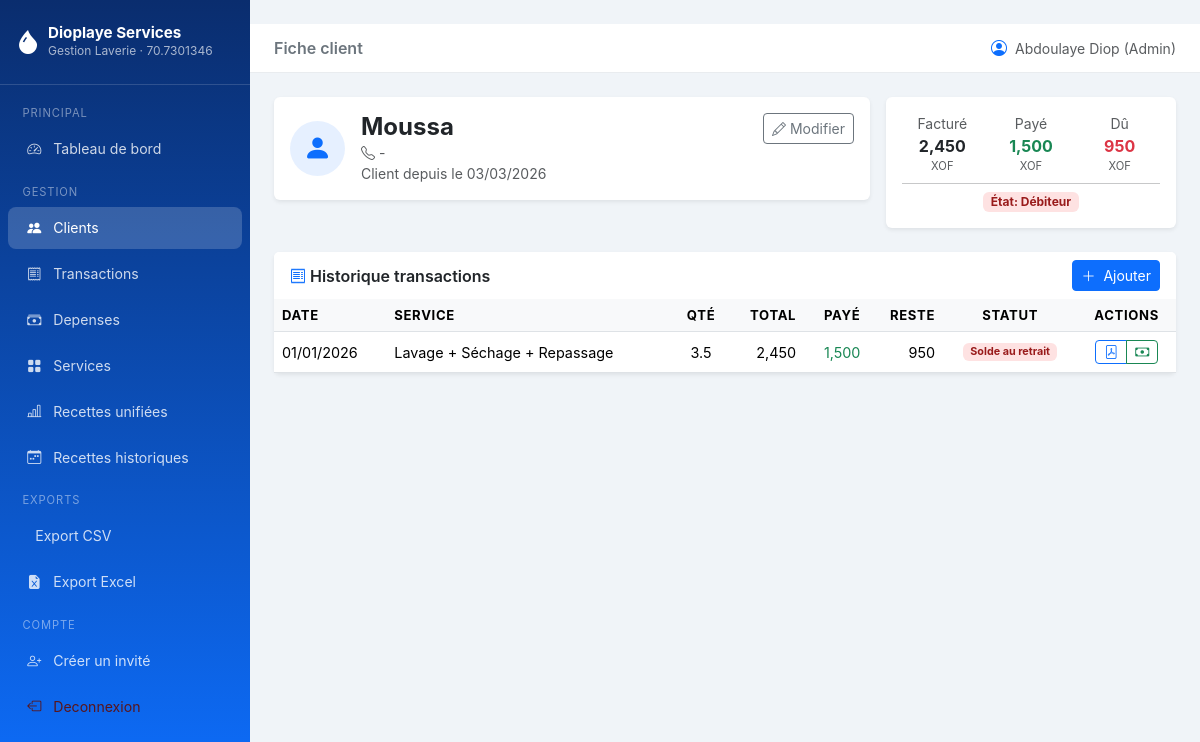
Before: /clients/6 (signed in) with the older database file.
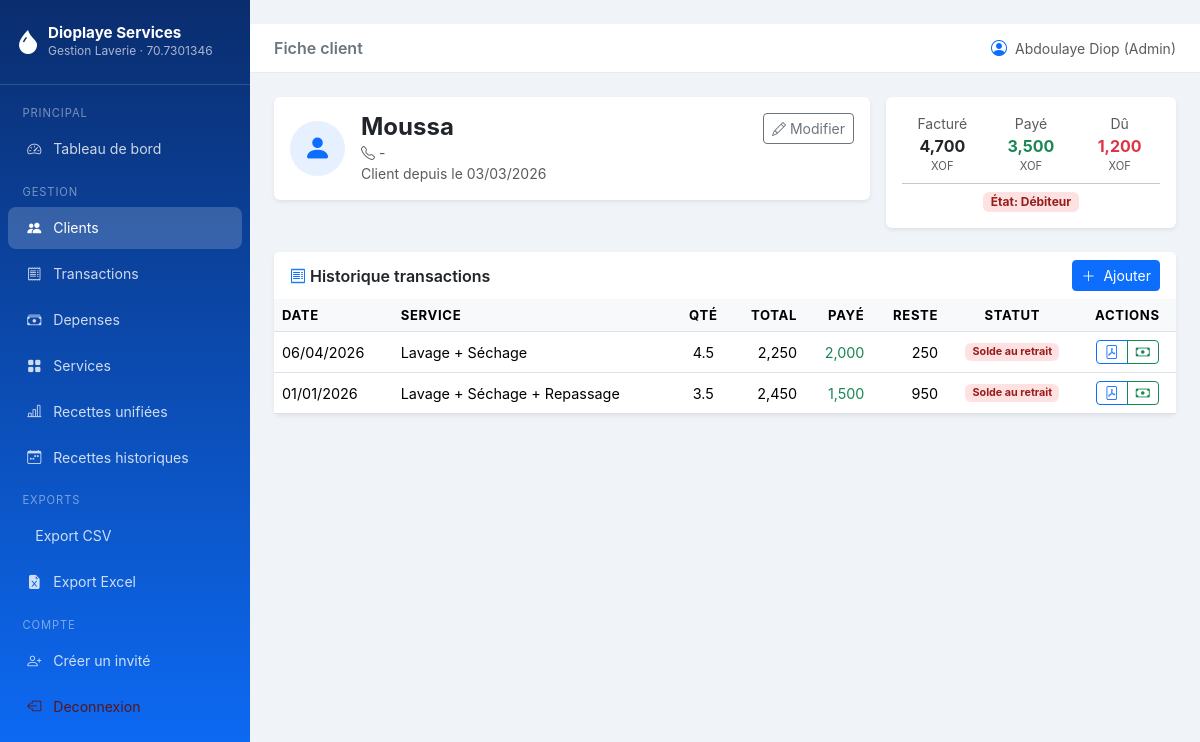
After: the same page with the newer database file.
### models.py (models this page shows, shortened)
class Transaction(db.Model):
    __tablename__ = "transactions"
    TYPE_CHOICES = ["recette"]
    id = db.Column(db.Integer, primary_key=True)
    client_id = db.Column(db.Integer, db.ForeignKey("clients.id"), nullable=False)
    service_id = db.Column(db.Integer, db.ForeignKey("services.id"), nullable=False)
    quantite = db.Column(db.Float, nullable=False, default=1.0)
    total = db.Column(db.Float, nullable=False)
    montant_paye = db.Column(db.Float, default=0.0)
    type_transaction = db.Column(db.String(20), default="recette")
    date_transaction = db.Column(db.Date, default=date.today)
    notes = db.Column(db.String(300), nullable=True)
    created_at = db.Column(db.DateTime, default=datetime.utcnow)
    created_by_id = db.Column(db.Integer, db.ForeignKey("users.id"), nullable=True)
    deleted_at = db.Column(db.DateTime, nullable=True)
    client = db.relationship("Client", back_populates="transactions")
    service = db.relationship("Service", back_populates="transactions")
    created_by = db.relationship("User", foreign_keys=[created_by_id])
    paiements = db.relationship(
        "Paiement",
        back_populates="transaction",
        lazy="dynamic",
        cascade="all, delete-orphan",
    )
    @property
    def total_paye(self) -> float:
        if not self.id:
            return float(self.montant_paye or 0)
        result = db.session.query(
            db.func.coalesce(db.func.sum(Paiement.montant), 0)
        ).filter(
            Paiement.transaction_id == self.id
        ).scalar()
        return float(result or 0)
    @property
    def solde_restant(self) -> float:
        return max(0.0, float(self.total or 0) - self.total_paye)
    @property
    def est_solde(self) -> bool:
        return self.solde_restant <= 0

class Service(db.Model):
    __tablename__ = "services"
    id = db.Column(db.Integer, primary_key=True)
    nom = db.Column(db.String(100), nullable=False, unique=True)
    prix_unitaire = db.Column(db.Float, nullable=False)
    description = db.Column(db.String(255), nullable=True)
    actif = db.Column(db.Boolean, default=True)
    created_at = db.Column(db.DateTime, default=datetime.utcnow)
    transactions = db.relationship("Transaction", back_populates="service", lazy="dynamic")

### routes/clients.py (the view)
@clients_bp.route("/<int:client_id>")
@login_required
def detail(client_id: int):
    client = db.get_or_404(Client, client_id)
    page = request.args.get("page", 1, type=int)
    pagination = (
        Transaction.query.filter_by(client_id=client_id)
        .filter(Transaction.deleted_at == None)  # noqa: E711
        .order_by(Transaction.date_transaction.desc())
        .paginate(page=page, per_page=Config.ITEMS_PER_PAGE, error_out=False)
    )
    return render_template(
        "clients/detail.html",
        client=client,
        transactions=pagination.items,
        pagination=pagination,
    )

### models.py (called while the page is built)
    @property
    def is_admin(self) -> bool:
        return (self.role or "").lower() == "admin"

    @property
    def total_facture(self) -> float:
        result = db.session.query(
            db.func.coalesce(db.func.sum(Transaction.total), 0)
        ).filter(
            Transaction.client_id == self.id,
            Transaction.type_transaction == "recette",
            Transaction.deleted_at == None,  # noqa: E711
        ).scalar()
        return float(result or 0)

    @property
    def total_paye(self) -> float:
        result = db.session.query(
            db.func.coalesce(db.func.sum(Paiement.montant), 0)
        ).join(
            Transaction, Transaction.id == Paiement.transaction_id
        ).filter(
            Transaction.client_id == self.id,
            Transaction.type_transaction == "recette",
            Transaction.deleted_at == None,  # noqa: E711
        ).scalar()
        return float(result or 0)

    @property
    def solde_du(self) -> float:
        return max(0.0, self.total_facture - self.total_paye)

### templates/clients/detail.html (shortened to what the changed rows need)
﻿{% extends "base.html" %}
{% block content %}
<div class="row g-3 mb-4">
  <div class="col-lg-4">
    <div class="card border-0 shadow-sm h-100">
      <div class="card-body">
        <div class="row text-center g-2">
          <div class="col-4">
            <div class="small text-muted">Facturé</div>
            <div class="fw-bold">{{ "{:,.0f}".format(client.total_facture) }}</div>
            <div class="tiny text-muted" style="font-size:.7rem">XOF</div>
          </div>
          <div class="col-4">
            <div class="small text-muted">Payé</div>
            <div class="fw-bold text-success">{{ "{:,.0f}".format(client.total_paye) }}</div>
            <div class="tiny text-muted" style="font-size:.7rem">XOF</div>
          </div>
          <div class="col-4">
            <div class="small text-muted">Dû</div>
            <div class="fw-bold {% if client.solde_du > 0 %}text-danger{% else %}text-success{% endif %}">
              {{ "{:,.0f}".format(client.solde_du) }}
            </div>
            <div class="tiny text-muted" style="font-size:.7rem">XOF</div>
          </div>
        </div>
      </div>
    </div>
  </div>
</div>
<div class="card border-0 shadow-sm">
  <div class="card-body p-0">
    <div class="table-responsive">
      <table class="table table-hover mb-0">
        <thead>
          <tr>
            <th>Date</th>
            <th>Service</th>
            <th class="text-center">Qté</th>
            <th class="text-end">Total</th>
            <th class="text-end">Payé</th>
            <th class="text-end">Reste</th>
            <th class="text-center">Statut</th>
            <th class="text-center">Actions</th>
          </tr>
        </thead>
        <tbody>
          {% for tx in transactions %}
          <tr>
            <td>{{ tx.date_transaction.strftime("%d/%m/%Y") }}</td>
            <td>{{ tx.service.nom }}</td>
            <td class="text-center">{{ "{:g}".format(tx.quantite) }}</td>
            <td class="text-end">{{ "{:,.0f}".format(tx.total) }}</td>
            <td class="text-end text-success">{{ "{:,.0f}".format(tx.total_paye) }}</td>
            <td class="text-end">{{ "{:,.0f}".format(tx.solde_restant) }}</td>
            <td class="text-center">
              {% if tx.est_solde %}
              <span class="badge badge-solde">Soldé</span>
              {% elif tx.total_paye <= 0 %}
              <span class="badge badge-du">Paiement au retrait</span>
              {% else %}
              <span class="badge badge-du">Solde au retrait</span>
              {% endif %}
            </td>
            <td class="text-center">
              <div class="btn-group btn-group-sm">
                <a href="{{ url_for('exports.recu_pdf', tx_id=tx.id) }}" class="btn btn-outline-primary" title="Reçu PDF" target="_blank">
                  <i class="bi bi-file-pdf"></i>
                </a>
                {% if not tx.est_solde %}
                <a href="{{ url_for('transactions.paiement', tx_id=tx.id) }}" class="btn btn-outline-success" title="Encaisser / Retrait">
                  <i class="bi bi-cash"></i>
                </a>
                {% endif %}
              </div>
            </td>
          </tr>
          {% else %}
          <tr>
            <td colspan="8" class="text-center text-muted py-4">Aucune transaction</td>
          </tr>
          {% endfor %}
        </tbody>
      </table>
    </div>
  </div>
</div>
{% endblock %}

Changed rows visible on the page:
added Transaction: date_transaction "06/04/2026", service.nom "Lavage + Séchage", quantite "4.5", total "2,250", total_paye "2,000", solde_restant "250", shows "Solde au retrait"
Other visible differences:
{{ "{:,.0f}".format(client.total_facture) }}: "2,450" → "4,700"
{{ "{:,.0f}".format(client.total_paye) }}: "1,500" → "3,500"
{{ "{:,.0f}".format(client.solde_du) }}: "950" → "1,200"
